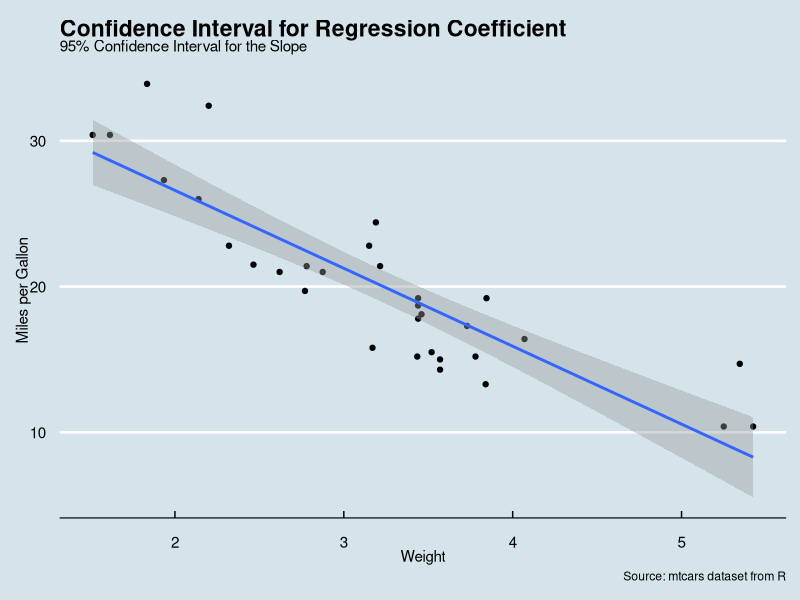

The R script that drew this image:
## ---- chunk 1

qt(.025,17)

## ---- chunk 2

qt(.025,17)

## ---- chunk 3

50 + c(-2.11, 2.11) * 5 / sqrt(18)

## ---- chunk 4

qnorm(.025)

## ---- chunk 5

50 + c(-1.96, 1.96) * 5 / sqrt(500)



## ---- chunk 6
library(ggplot2)
library(ggthemes)

# plot the data  

ggplot(data = mtcars, aes(x = wt, y = mpg)) +
  geom_point() +
  geom_smooth(method = "lm", se = TRUE) +
  theme_economist() +
  labs(title = "Confidence Interval for Regression Coefficient",
       subtitle = "95% Confidence Interval for the Slope",
       caption = "Source: mtcars dataset from R") + 
        xlab("Weight") + 
        ylab("Miles per Gallon") 



